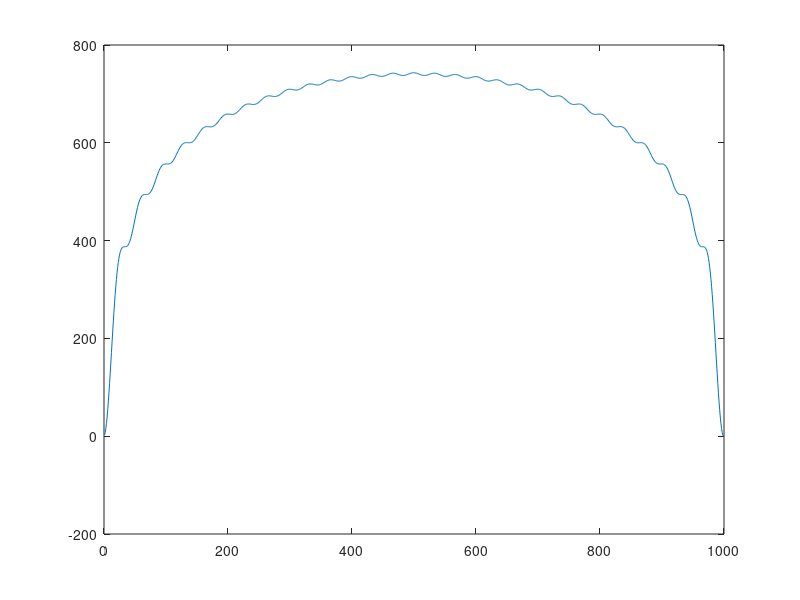

This chart was generated by the following MATLAB code: (Note: this script raises an error after producing the figure.)
% Generate the signal

Fs = 1000;
N = 1000;
M = 30;
delta_t = 1/Fs;
t = 0:delta_t:N;
f = 0:Fs/2;     % all frequencies.
                % TODO: There needs to be M of them
          
% TODO: use randn to generate some noise and add that in with a factor to
% control how much noise.
noise = 0;

x_wo_noise = 0;
x = zeros(1, N);       % preallocating the vector with just zeroes

% TODO: Verify if the logic is correct
for n = 1:N
    for i = 1:M
        % This for loop sums up all the frequency components
        x_wo_noise = x_wo_noise + sin(2*pi*f(i)*n*delta_t);
    end
    
    x(1, n) = x_wo_noise + noise;
end

figure, plot(x)

% Power Spectrum Density calculations
% PSD by Welch's method: Chebyshev window
len_coef = 4;
win_size = floor(length(x)/len_coef);
win_over = 50;

% TODO: Use window designer
win_coef = chebwin(win_size);

num_of_win = 1 + round((len_coef - 1)/(1-(win_over/100)));
nfft = length(x);

[welchp, f11] = pwelch(x, win_coef, round(win_size*win_over/100), nfft, Fs, "onesided", "psd");
figure, plot(f11, 20*log10(welchp))


% TODO: Visualize using pcolor